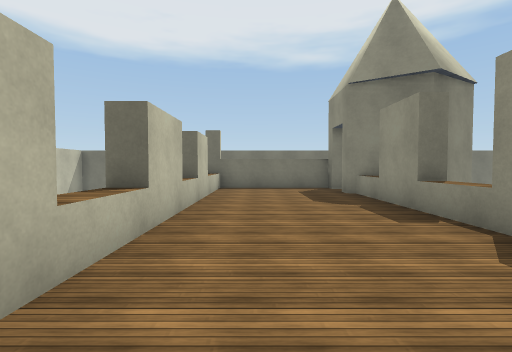
[1] (above)

13 first-person views from a walk through a 3-D level made in the Unity game engine. The camera is 1.5 m above the floor, tilts 2° down and sees 85° across. The floor is counted in squares, 2 m on a side. Each view is taken from the middle of a square. On the plan, view 1 faces up. The plan holds only what a view shows up to about 10 squares ahead; the rest is blank. The place goes on beyond the plan. Surface patterns are stand-ins for the level's own textures.

[2]
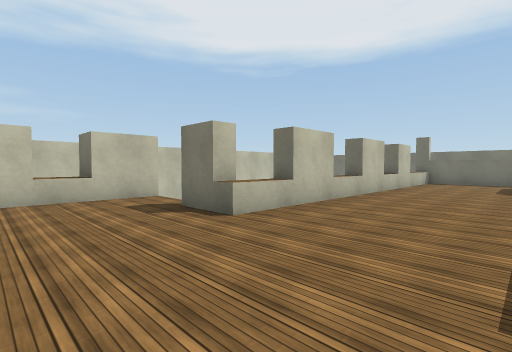

[3]
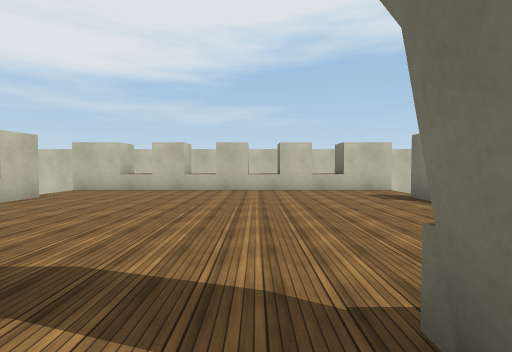

[4]
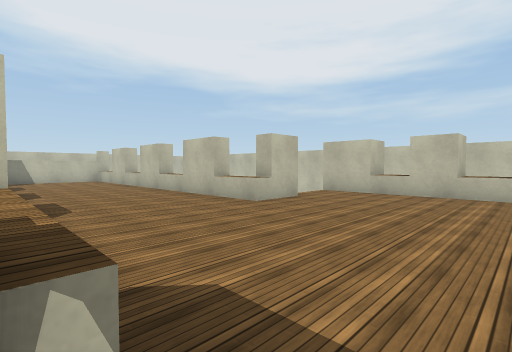

[5]
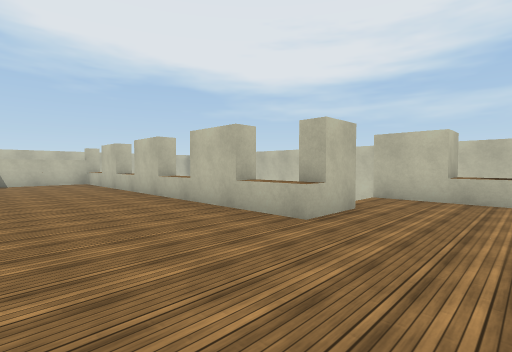

[6]
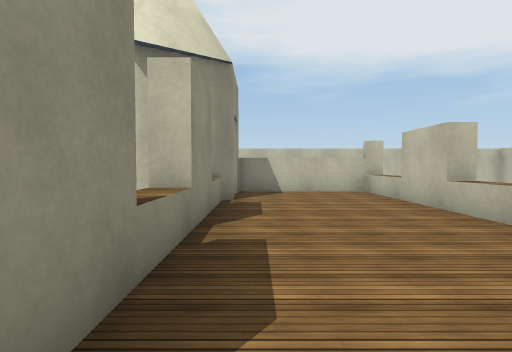

[7]
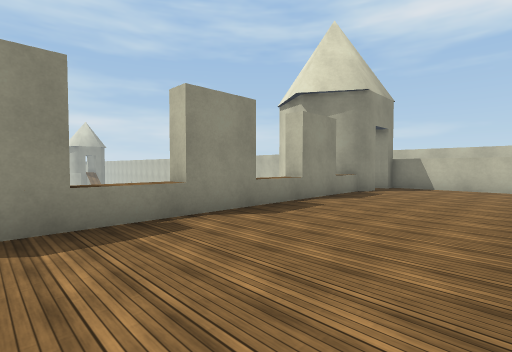

[8]
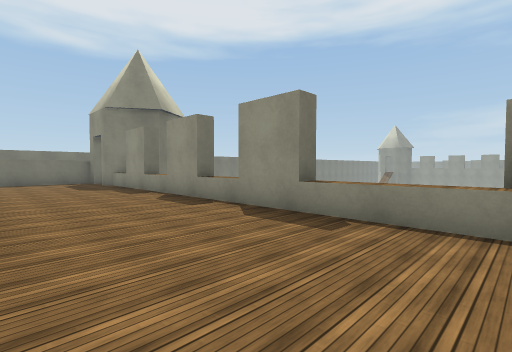

[9]
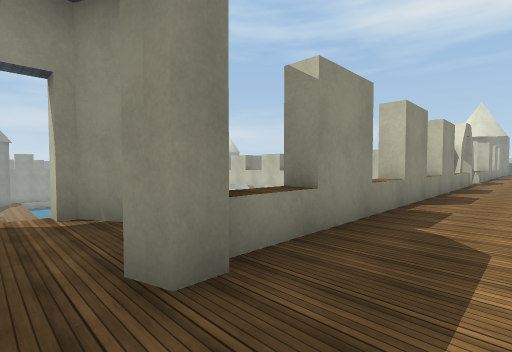

[10]
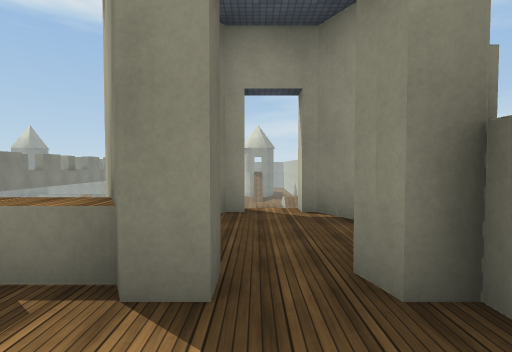

[11]
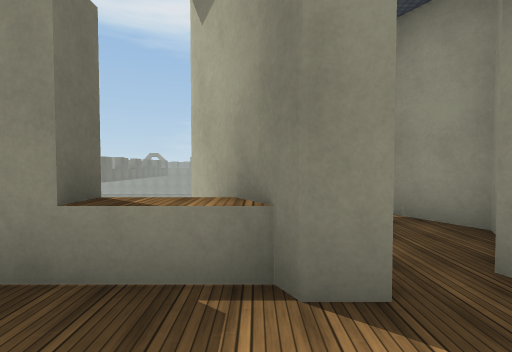

[12]
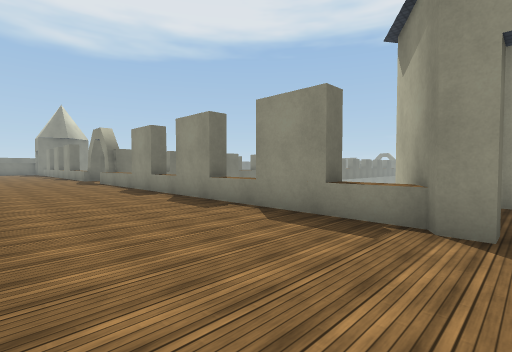

[13]
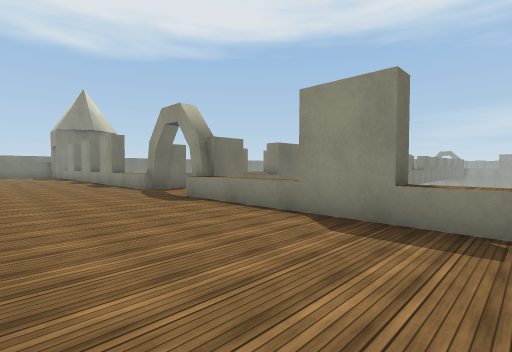

### Floor plan
Key: @ floor where view 1 was taken; # wall or solid block; . main floor; - floor 6 m lower than the main floor; / step, stairs or slope; = window, fence, low wall or low ledge.
Columns run from 5 left of view 1 to 6 right of it. Each row starts with its distance up from view 1.
 10     #####
  9     ......./
  8     ....#.##
  7    #....#
  6    #....#
  5     ....#
  4    #....=
  3    #....#
  2    =....#
  1    #....=
  0    #.@..#
 -1 #..#....#
 -2 #.......=
 -3 =.......=
 -4 #.......#
 -5 =.........
 -6 #........
 -7 =.......#
 -8 #.......=
 -9 =.......=
-10 #.......=
-11 -//#....#
-12    #....#
-13    #....=
-14    =....#
-15    #....#
-16    #....=
-17     ....#
-18    #....#
-19    #....###/
-20     ......./
-21     #####.##
-22         ###

Positions as (right, up) in squares from view 1, and headings:
1: (0, 0), facing up
2: (2, -4), facing up-left
3: (4, -5), facing left
4: (3, -6), facing down-left
5: (2, -8), facing down-left
6: (2, -13), facing down
7: (-1, -11), facing down-right
8: (-1, -4), facing up-right
9: (1, 9), facing down-right
10: (1, -20), facing right
11: (1, -19), facing right
12: (-1, -20), facing up-right
13: (-1, -13), facing up-right
